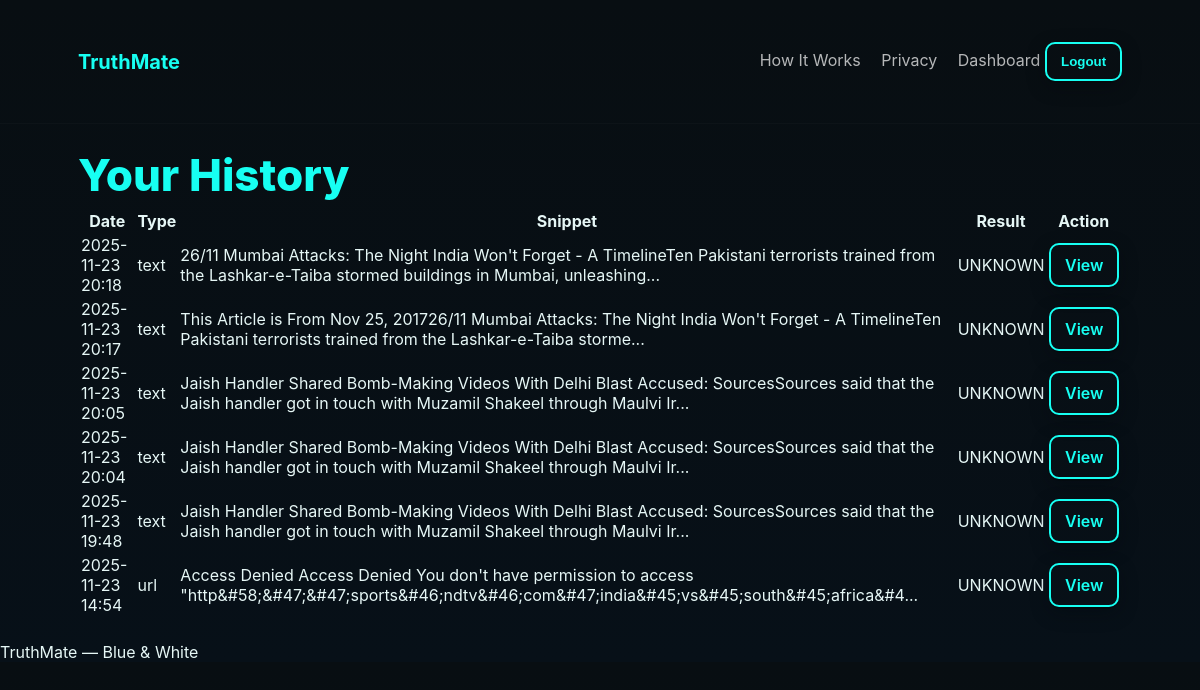
Page /history (signed in) on the earlier database version.
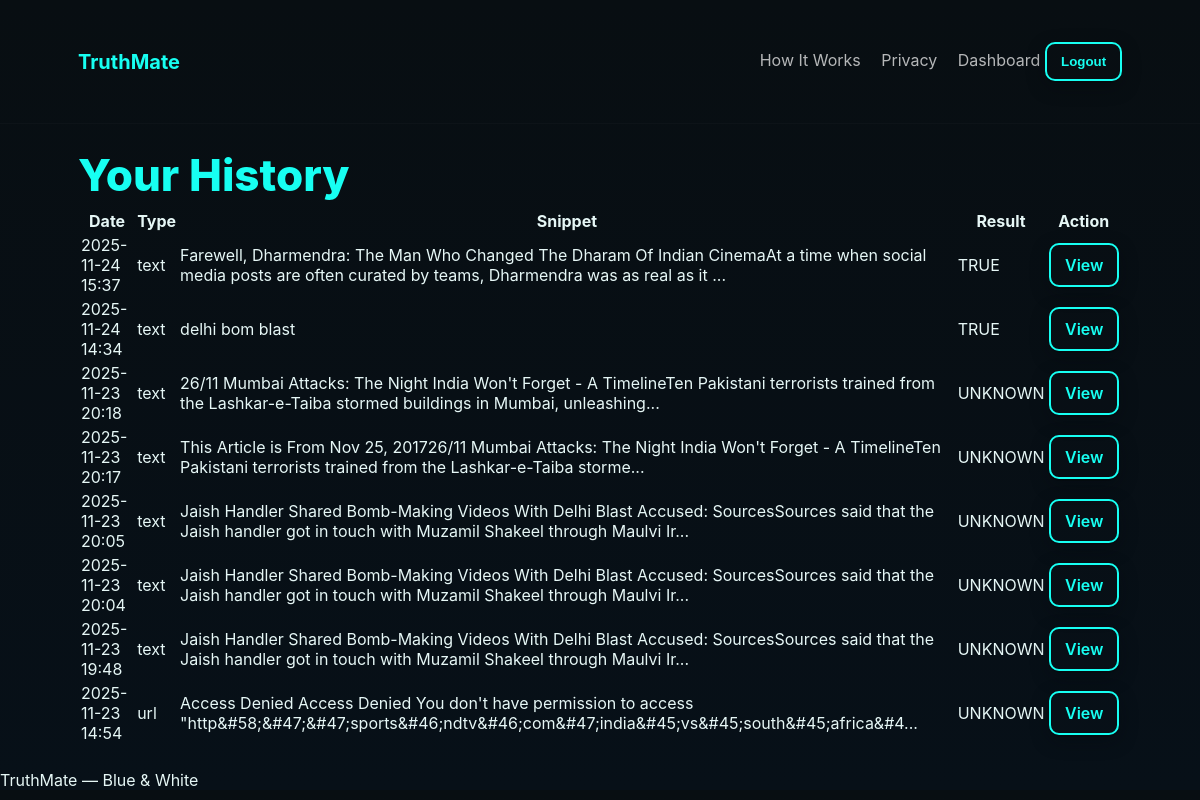
Same page on the later database version.
### models.py (models this page shows)
class Check(db.Model):
    __tablename__ = "checks"
    id = db.Column(db.Integer, primary_key=True)
    user_id = db.Column(db.Integer, db.ForeignKey("users.id"), nullable=True)
    input_type = db.Column(db.String(32))
    input_url = db.Column(db.String(2000))
    text_snippet = db.Column(db.Text)
    result_json = db.Column(db.Text)  # store JSON as text
    created_at = db.Column(db.DateTime, default=datetime.utcnow)

### app.py (the view)
@app.route("/history")
@login_required
def history():
    checks = (
        Check.query.filter_by(user_id=current_user.id)
        .order_by(Check.created_at.desc())
        .limit(200)
        .all()
    )
    return render_template("history.html", checks=checks)

### app.py (called while the page is built)
@login_manager.user_loader
def load_user(user_id):
    try:
        return User.query.get(int(user_id))
    except:
        return None

### templates/history.html
{% extends "base.html" %}
{% block content %}
<h1 class="hero-title">Your History</h1>
<div class="panel card">
  {% if checks %}
    <table class="checks-table">
      <thead><tr><th>Date</th><th>Type</th><th>Snippet</th><th>Result</th><th>Action</th></tr></thead>
      <tbody>
        {% for c in checks %}
          <tr>
            <td>{{ c.created_at.strftime('%Y-%m-%d %H:%M') }}</td>
            <td>{{ c.input_type }}</td>
            <td class="mono">{{ (c.text_snippet[:160] ~ ('...' if c.text_snippet|length > 160 else '')) }}</td>
            <td>
              {% set res = (c.result_json | loads) %}
              {% if res.status == 'fake' %}<span class="pill pill-fake">FAKE</span>
              {% elif res.status == 'true' %}<span class="pill pill-true">TRUE</span>
              {% else %}<span class="pill pill-unknown">UNKNOWN</span>{% endif %}
            </td>
            <td><a class="btn-outline small" href="{{ url_for('results') }}">View</a></td>
          </tr>
        {% endfor %}
      </tbody>
    </table>
  {% else %}
    <p>No history yet — run an analysis first.</p>
  {% endif %}
</div>
{% endblock %}

### templates/base.html (shortened to what this page needs)
<!doctype html>
<html lang="en">
<head>
  <link rel="stylesheet" href="{{ url_for('static', filename='css/styles.css') }}">
</head>
<body>
  <nav class="topbar">
    <div class="container topbar-inner">
      <div class="brand">
        <div class="brand-text">
          <div class="title">TruthMate</div>
        </div>
      </div>
      <div class="navlinks">
        <a href="{{ url_for('how_it_works') }}">How It Works</a>
        <a href="{{ url_for('privacy') }}">Privacy</a>
        {% if current_user.is_authenticated %}
          <a href="{{ url_for('dashboard') }}">Dashboard</a>
          <form action="{{ url_for('logout') }}" method="POST" style="display:inline;">
            <button class="btn-signin" type="submit"
              style="background:none;border:none;color:var(--accent);cursor:pointer;">
              Logout
            </button>
          </form>
        {% else %}
          <a class="btn-outline" href="{{ url_for('try_demo') }}">Try Demo</a>
          <a class="btn-signin" href="{{ url_for('login') }}">Login</a>
        {% endif %}
      </div>
    </div>
  </nav>
  <main class="container main">
    {% block content %}{% endblock %}
  </main>
  <footer class="footer">
    TruthMate — Blue & White
  </footer>
</body>
</html>

### static/css/styles.css (style rules this page uses)
:root { --bg:#071018; --panel:#0e1720; --muted:#6f8289; --accent:#17FFF2; --cyan:#17FFF2; }
* { box-sizing:border-box; }
body { margin:0; font-family:Inter,Segoe UI,Roboto,Helvetica,Arial; background:linear-gradient(180deg,#080e12,#071018); color:#e6f7f6; }
.topbar { background:transparent; padding:18px 0; border-bottom:1px solid rgba(255,255,255,0.02); }
.topbar-inner { max-width:1100px; margin:0 auto; display:flex; align-items:center; justify-content:space-between; padding:0 18px; }
.brand { display:flex; align-items:center; gap:12px; }
.brand-text .title { color:var(--accent); font-weight:700; font-size:20px; }
.navlinks a { color:rgba(255,255,255,0.7); margin-left:16px; text-decoration:none; }
.btn-outline, .btn-signin, .btn-primary, .btn-logout { border:2px solid var(--accent) !important; color:var(--accent); padding:10px 14px; border-radius:10px; background:transparent; text-decoration:none !important; font-weight:600; display:inline-block; transition:transform .18s cubic-bezier(.2,.9,.2,1), box-shadow .18s cubic-bezier(.2,.9,.2,1); position:relative; will-change:transform,box-shadow; }
.container { max-width:1080px; margin:24px auto; padding:0 18px; }
.hero-title { font-size:44px; margin:6px 0; color:var(--accent); font-weight:800; }
.btn-outline, .btn-signin, .btn-primary, .btn-verify, .btn-logout { transition: transform .18s cubic-bezier(.2,.9,.2,1), box-shadow .18s cubic-bezier(.2,.9,.2,1); transform-origin: center; position: relative; will-change: transform, box-shadow; }
.btn-outline, .btn-signin, .btn-primary { box-shadow: 0 2px 0 rgba(0,0,0,0.2), 0 6px 18px rgba(2,8,14,0.35); }

Differences in the rows shown:
added Check: created_at "2025-11-24 15:37", input_type "text", text_snippet "Farewell, Dharmendra: The Man Who Changed The Dharam Of Indian CinemaAt a time when social media posts are often curated by teams, Dharmendra was as real as it ...", shows "TRUE"
added Check: created_at "2025-11-24 14:34", input_type "text", text_snippet "delhi bom blast", shows "TRUE"
